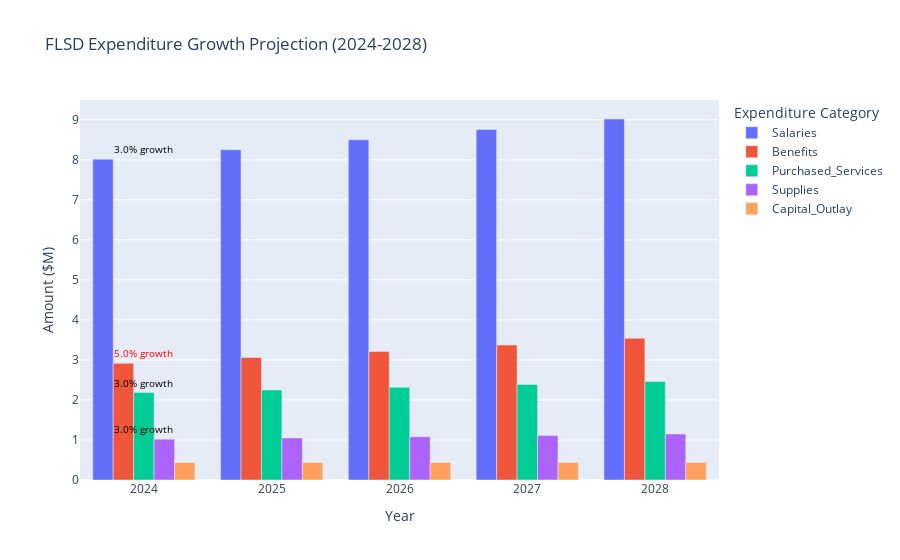

The notebook cell saved with this chart:
### Code cell
# Plot 4: Growth Rate Analysis
# Purpose: Compare growth rates across expenditure categories
# Objective: Identify areas of highest cost growth and potential savings opportunities

# Calculate future values for each category
years = range(2024, 2029)
future_values = []
for year in years:
    year_data = []
    for _, row in exp_df.iterrows():
        growth = (1 + row['Growth_Rate']) ** (year - 2024)
        future_value = row['Amount'] * growth
        year_data.append({
            'Year': year,
            'Category': row['Category'],
            'Amount': future_value,
            'Growth_Rate': row['Growth_Rate']
        })
    future_values.extend(year_data)

future_df = pd.DataFrame(future_values)

# Create the visualization
fig = go.Figure()

# Add bars for each category
for category in exp_df['Category'].unique():
    category_data = future_df[future_df['Category'] == category]
    fig.add_trace(go.Bar(
        name=category,
        x=category_data['Year'],
        y=category_data['Amount'],
        hovertemplate="<b>%{x}</b><br>" +
                     "Amount: $%{y:.2f}M<br>" +
                     "Growth Rate: %{customdata:.1%}<extra></extra>",
        customdata=[exp_df[exp_df['Category'] == category]['Growth_Rate'].iloc[0]] * len(category_data)
    ))

# Add growth rate annotations
for category in exp_df['Category'].unique():
    growth_rate = exp_df[exp_df['Category'] == category]['Growth_Rate'].iloc[0]
    if growth_rate > 0:
        fig.add_annotation(
            x=2024,
            y=future_df[(future_df['Category'] == category) & (future_df['Year'] == 2024)]['Amount'].iloc[0],
            text=f"{growth_rate:.1%} growth",
            showarrow=False,
            yshift=10,
            font=dict(size=10, color='red' if growth_rate > 0.03 else 'black')
        )

fig.update_layout(
    title='FLSD Expenditure Growth Projection (2024-2028)',
    xaxis_title='Year',
    yaxis_title='Amount ($M)',
    barmode='group',
    hovermode='x unified',
    showlegend=True,
    legend_title='Expenditure Category'
)

fig.show()
fig.write_html('flsd_growth_analysis.html')

### Figure 1 — Plotly figure (JSON) as saved in the notebook; plotly's stock layout.template omitted (floating-point values rounded to 4 significant figures)
{"data": [{"customdata": [0.03, 0.03, 0.03, 0.03, 0.03], "hovertemplate": "<b>%{x}</b><br>Amount: $%{y:.2f}M<br>Growth Rate: %{customdata:.1%}<extra></extra>", "name": "Salaries", "type": "bar", "x": [2024, 2025, 2026, 2027, 2028], "y": [8.014, 8.254, 8.502, 8.757, 9.019]}, {"customdata": [0.05, 0.05, 0.05, 0.05, 0.05], "hovertemplate": "<b>%{x}</b><br>Amount: $%{y:.2f}M<br>Growth Rate: %{customdata:.1%}<extra></extra>", "name": "Benefits", "type": "bar", "x": [2024, 2025, 2026, 2027, 2028], "y": [2.914, 3.06, 3.213, 3.373, 3.542]}, {"customdata": [0.03, 0.03, 0.03, 0.03, 0.03], "hovertemplate": "<b>%{x}</b><br>Amount: $%{y:.2f}M<br>Growth Rate: %{customdata:.1%}<extra></extra>", "name": "Purchased_Services", "type": "bar", "x": [2024, 2025, 2026, 2027, 2028], "y": [2.186, 2.251, 2.319, 2.388, 2.46]}, {"customdata": [0.03, 0.03, 0.03, 0.03, 0.03], "hovertemplate": "<b>%{x}</b><br>Amount: $%{y:.2f}M<br>Growth Rate: %{customdata:.1%}<extra></extra>", "name": "Supplies", "type": "bar", "x": [2024, 2025, 2026, 2027, 2028], "y": [1.02, 1.05, 1.082, 1.114, 1.148]}, {"customdata": [0, 0, 0, 0, 0], "hovertemplate": "<b>%{x}</b><br>Amount: $%{y:.2f}M<br>Growth Rate: %{customdata:.1%}<extra></extra>", "name": "Capital_Outlay", "type": "bar", "x": [2024, 2025, 2026, 2027, 2028], "y": [0.4371, 0.4371, 0.4371, 0.4371, 0.4371]}], "layout": {"annotations": [{"font": {"color": "black", "size": 10}, "showarrow": false, "text": "3.0% growth", "x": 2024, "y": 8.014, "yshift": 10}, {"font": {"color": "red", "size": 10}, "showarrow": false, "text": "5.0% growth", "x": 2024, "y": 2.914, "yshift": 10}, {"font": {"color": "black", "size": 10}, "showarrow": false, "text": "3.0% growth", "x": 2024, "y": 2.186, "yshift": 10}, {"font": {"color": "black", "size": 10}, "showarrow": false, "text": "3.0% growth", "x": 2024, "y": 1.02, "yshift": 10}], "barmode": "group", "hovermode": "x unified", "legend": {"title": {"text": "Expenditure Category"}}, "showlegend": true, "title": {"text": "FLSD Expenditure Growth Projection (2024-2028)"}, "xaxis": {"title": {"text": "Year"}}, "yaxis": {"title": {"text": "Amount ($M)"}}}}
